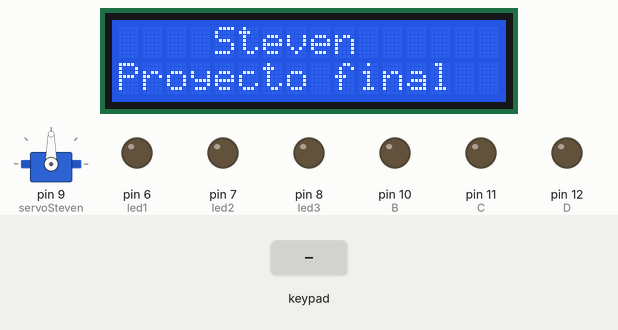
Simulated run of this sketch. Board: Arduino Uno, built with avr-gcc and run on an emulated ATmega328P. Parts: servo, 16×2 character LCD, output pins drawn as LEDs (lit = HIGH). Dashed ring = blinking. The inputs (shaded band) are chosen by the test bench. What the sketch prints to the serial monitor is not drawn.

Above: at 1.2 s.
1.3 s: key '3' pressed
At 1.67 s:
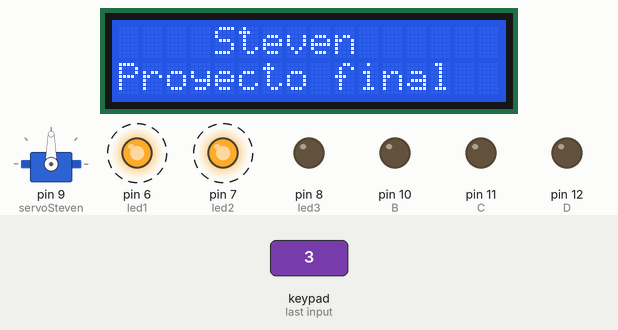
3.5 s: key '4' pressed
At 4.9 s:
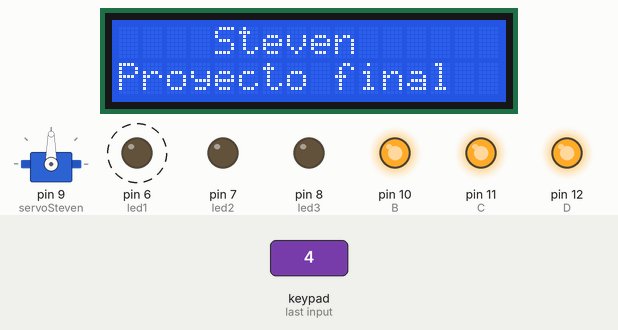
6.5 s: key '5' pressed
At 7.9 s:
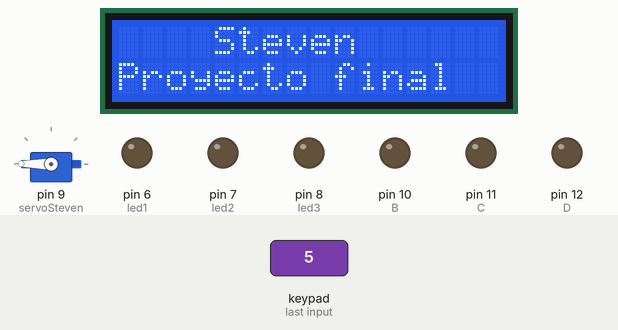
Timing chart, 0 to 10.8 s (numbered marks = the images above; inputs shaded):
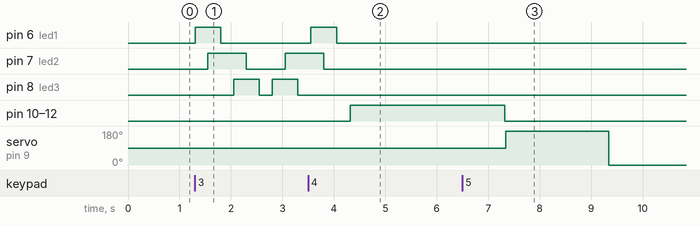

The sketch:

proyecto_final_steven_2_bimestre1.ino
```cpp
/*
   Fundacion Kinal
   Centro educativo tecnico laboral Kinal
   Quinto perito
   Quinto electronica
   Codigo Tecnico: EB5AV
   Curso: Taller de electronica digital y reparacion de computadoras I
   Proyecto: Proyecto Final - Segundo Bimestre
   Dev: Profe. Alejandro Lopez Navas
   Fecha: 26 de mayo

*/

#include <Keypad.h>
#include <LiquidCrystal_I2C.h>
#include <Servo.h>

LiquidCrystal_I2C lcd(0x27, 16, 2);

#define led1 6
#define led2 7
#define led3 8
#define f1_teclado A0
#define f2_teclado A1
#define f3_teclado A2
#define f4_teclado A3
#define c1_teclado 2
#define c2_teclado 3
#define c3_teclado 4
#define c4_teclado 5
#define tiempo1 delay(1000);
#define tiempo2 delay(250);
#define tiempoJ delay(3000);
#define tiempoServo delay(2000);
#define B 10
#define C 11
#define D 12

Servo servoSteven;


const byte filas_teclado = 4;
const byte columnas_teclado = 4;

char keys[filas_teclado][columnas_teclado] = {
  {'1','2','3','A'},
  {'4','5','6','B'},
  {'7','8','9','C'},
  {'*','0','#','D'}
};

byte pines_filas[filas_teclado] = {f1_teclado,f2_teclado,f3_teclado,f4_teclado};
byte pines_columnas[columnas_teclado] = {c1_teclado,c2_teclado,c3_teclado,c4_teclado};


Keypad instructions = Keypad( makeKeymap(keys), pines_filas, pines_columnas, filas_teclado,columnas_teclado);

void setup()
{
  Serial.begin(9600);
  servoSteven.attach(9);
  pinMode(led1, OUTPUT);
  pinMode(led2, OUTPUT);
  pinMode(led3, OUTPUT);
  pinMode(B, OUTPUT);
  pinMode(C, OUTPUT);
  pinMode(D, OUTPUT);
  digitalWrite(B, LOW);
  digitalWrite(C, LOW);
  digitalWrite(D, LOW);
  lcd.init();
  lcd.backlight();
  lcd.setCursor(4,0);
  lcd.print("Steven");
  lcd.setCursor(0,1);
  lcd.print("Proyecto final");

}


void loop()
{
  char numero = instructions.getKey();

  if(numero)
  {
    Serial.print("La instruccion pedida es: ");
    Serial.println(numero);


    switch(numero)
    {
      case('1'):
      {
        for(int subida = 1; subida < 100; subida++){
        Serial.println(subida);
        tiempo2
          if(subida == 99){
          Serial.println("0");
         }
        }
      break;
      }
      case('2'):
      {
        for(int bajada = 98; bajada > -1; bajada--){
        Serial.println(bajada);
        tiempo2
          if(bajada == 0){
          Serial.println("99");
         }
        }
      break;
      }
      case('3'):
      {
        digitalWrite(led1, HIGH);
        tiempo2
        digitalWrite(led2, HIGH);
        tiempo2
        digitalWrite(led1, LOW);
        tiempo2
        digitalWrite(led3, HIGH);
        tiempo2
        digitalWrite(led2, LOW);
        tiempo2
        digitalWrite(led3, LOW);
        tiempo2
        digitalWrite(led3, HIGH);
        tiempo2
        digitalWrite(led2, HIGH);
        tiempo2
        digitalWrite(led3, LOW);
        tiempo2
        digitalWrite(led1, HIGH);
        tiempo2
        digitalWrite(led2, LOW);
        tiempo2
        digitalWrite(led1, LOW);
        tiempo2
      break;
      }
      case('4'):
      {
        digitalWrite(B, HIGH);
        digitalWrite(C, HIGH);
        digitalWrite(D, HIGH);
        tiempoJ
        digitalWrite(B, LOW);
        digitalWrite(C, LOW);
        digitalWrite(D, LOW);
      break;
      }
      case('5'):
      {
        servoSteven.write(180);
        tiempoServo
        servoSteven.write(0);
      break;
      }
    }
  }
}
```

Measured:
- after the input at 1.3 s, pin 6 (led1): LOW → HIGH at once, → LOW 0.50 s later; pin 7 (led2): LOW → HIGH after 0.25 s, → LOW 0.75 s later, → HIGH 0.75 s later; pin 8 (led3): alternates HIGH for 0.50 s and LOW for 0.25 s, starting after 0.75 s
- after the input at 3.5 s, pin 10 (B), pin 11 (C), pin 12 (D): LOW → HIGH after 0.82 s
- after the input at 6.5 s, servo on pin 9 (servoSteven): 90° → 180° after 0.84 s, → 0° 2.0 s later
